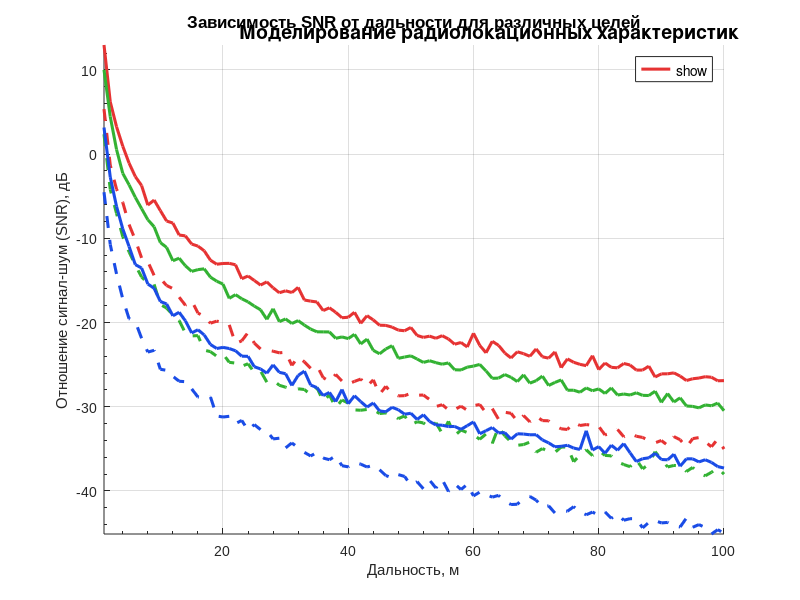

Write the MATLAB code that produced this figure.
% Задание 3. Построение зависимости сигнал/шум (SNR)

function main()
    %% Инициализация и параметры
    clear workspace;  % Очистка рабочей области
    close all;        % Закрытие всех графиков
    format compact;   % Компактный вывод
    clc;
    
    % Основные параметры модели
    max_distance = 100;          % Максимальная дальность [м]
    num_objects = 3;             % Количество типов объектов
    num_backgrounds = 2;         % Количество типов фона
    
    % Параметры объектов (эффективная площадь рассеяния)
    object_reflectivity = [10, 5, 1];  % [м^2]
    
    % Параметры фона (уровень шумов)
    background_noise_level = [0.5, 3]; % [Вт]
    
    %% Генерация дальностной оси
    distance_vector = (1:max_distance)';
    
    %% 1. Расчет зависимости SNR от дальности
    snr_matrix = zeros(max_distance, num_objects, num_backgrounds);
    
    for dist = 1:max_distance
        for obj = 1:num_objects
            for bg = 1:num_backgrounds
                % Модель затухания сигнала (закон обратных квадратов)
                signal_power = object_reflectivity(obj) / dist^2;
                
                % Модель шумов (постоянная составляющая + флуктуации)
                noise_power = background_noise_level(bg) * (1 + 0.1*randn());
                
                % Гарантируем положительные значения
                signal_power = max(1e-10, signal_power);
                noise_power = max(1e-10, noise_power);
                
                % Расчет SNR в децибелах
                snr_matrix(dist, obj, bg) = 10*log10(signal_power/noise_power);
            end
        end
    end
    
    %% Визуализация результатов
    fig = figure('Name', 'Зависимость SNR от дальности', ...
                'Position', [100 100 900 700], ...
                'Color', 'w');
    
    % Цвета и стили линий
    line_colors = [0.9 0.2 0.2;    % Красный
                  0.2 0.7 0.2;      % Зеленый
                  0.1 0.3 0.9];     % Синий
    line_styles = {'-', '--'};
    
    % Построение графиков
    hold on;
    for obj = 1:num_objects
        for bg = 1:num_backgrounds
            plot(distance_vector, snr_matrix(:, obj, bg), ...
                'Color', line_colors(obj, :), ...
                'LineStyle', line_styles{bg}, ...
                'LineWidth', 2.2, ...
                'DisplayName', sprintf('Объект %d, Фон %d', obj, bg));
        end
    end
    hold off;
    
    % Оформление графика
    xlabel('Дальность, м', 'FontSize', 11);
    ylabel('Отношение сигнал-шум (SNR), дБ', 'FontSize', 11);
    title('Зависимость SNR от дальности для различных целей', 'FontSize', 12);
    legend('show', 'Location', 'northeast', 'FontSize', 10);
    grid on;
    axis tight;
    set(gca, 'FontName', 'Arial', 'XMinorTick', 'on', 'YMinorTick', 'on');
    
    %% Общее оформление
    annotation(fig, 'textbox', [0.3 0.93 0.4 0.05], ...
              'String', 'Моделирование радиолокационных характеристик', ...
              'EdgeColor', 'none', 'FontSize', 14, ...
              'FontWeight', 'bold', 'HorizontalAlignment', 'center');
 
end